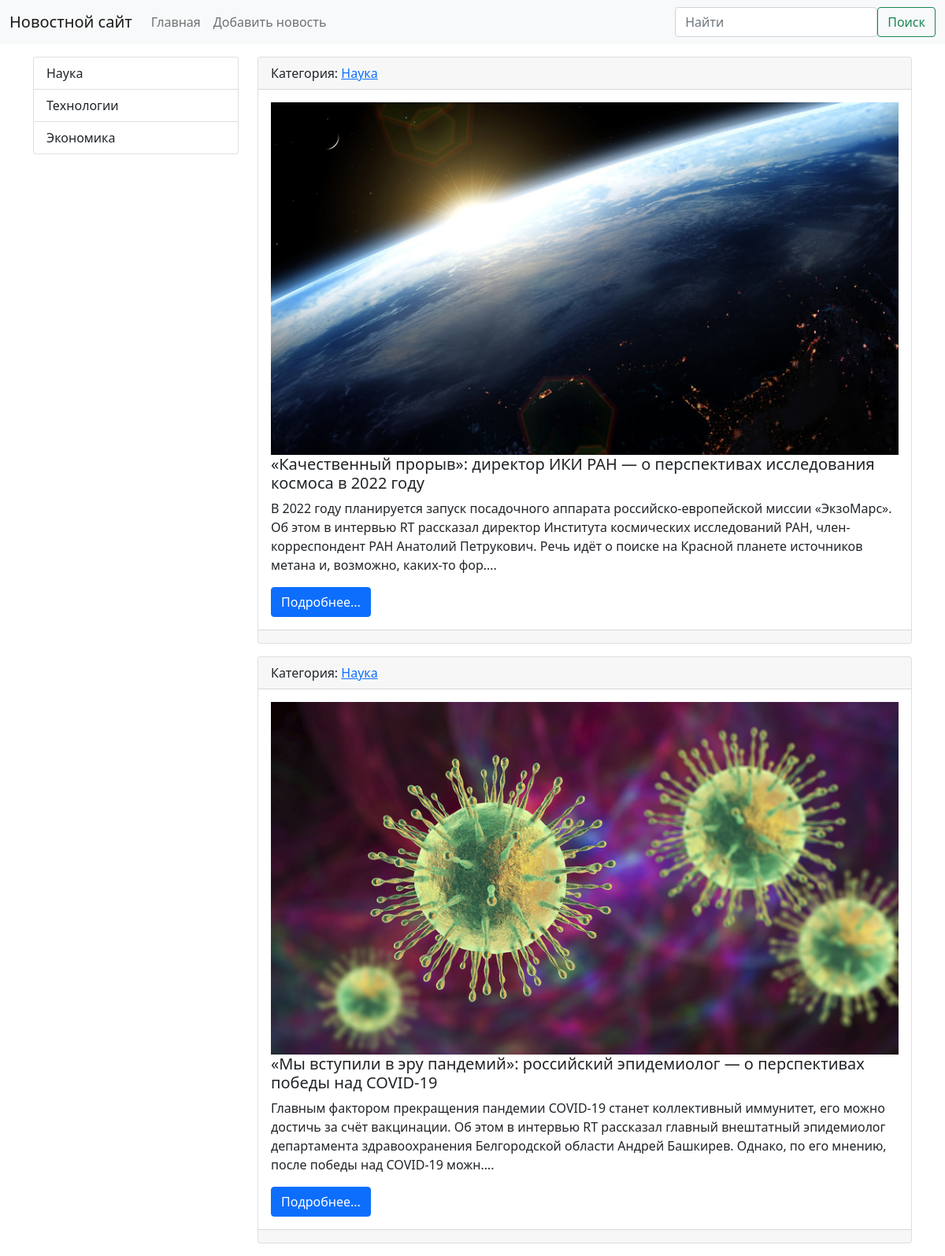
Screenshot of /category/3/ with the database file from the repository.
### news/models.py (models this page shows, shortened)
class Category(models.Model):
    title = models.CharField(max_length=150, db_index=True, verbose_name='Наименование категории')
    objects = models.Manager()
    def get_absolute_url(self):
        return reverse('category', kwargs={"category_id": self.pk})
    def __str__(self):
        return self.title
    class Meta:
        verbose_name = 'Категория'
        verbose_name_plural = 'Категории'
        ordering = ['title']

class News(models.Model):
    title = models.CharField(max_length=150, verbose_name='Наименование')
    content = models.TextField(blank=True, verbose_name='Контент')
    created_ad = models.DateTimeField(auto_now_add=True, verbose_name='Даты публикации')
    updated_ad = models.DateTimeField(auto_now=True, verbose_name='Дата обновления')
    photo = models.ImageField(upload_to='photo/%Y/%m/%d', verbose_name='Фото', blank=True)
    is_published = models.BooleanField(default=True, verbose_name='Опубликовано')
    category = models.ForeignKey('Category', on_delete=models.PROTECT, null=True, verbose_name='Категория')
    objects = models.Manager()
    class Meta:
        verbose_name = 'Новость'
        verbose_name_plural = 'Новости'
        ordering = ['-created_ad']

### news/views.py (the view)
# urls.py: path('category/<int:category_id>/', get_category, name='category'),
def get_category(request, category_id):
        news = News.objects.filter(category_id=category_id)
        category = Category.objects.get(pk=category_id)
        return render(request, 'category.html', {'news': news, 'category': category})

### news/templatetags/news_tags.py (called while the page is built)
@register.inclusion_tag('list_categories.html')
def show_categories(arg1='Hello', arg2='world'):
    categories = Category.objects.all()
    return {"categories": categories, "arg1": arg1, "arg2": arg2}

### news/templates/category.html (shortened to what this page needs)
{% extends 'base.html' %}
{% block sidebar %}
{% include 'sidebar.html' %}
{% endblock %}
{% block content %}
{% for item in news %}
<div class="card mb-3">
    <div class="card-header">
        Категория: <a href=" {% url 'category' item.category.pk %}">{{ item.category }}</a>
    </div>
    <div class="card-body">
        <div class="media">
            {% if item.photo %}
            <img src="{{ item.photo.url }}" alt="" width="100%" class="mr-3">
            {% endif %}
            <div class="media-body">
                <h5 class="card-title">{{ item.title }}</h5>
                <p class="card-text">{{ item.content|truncatechars:300 }}.</p>
                <a href="{% url 'news_page' %}" class="btn btn-primary">Подробнее...</a>
            </div>
        </div>
    </div>
    <div class="card-footer text-muted">
    </div>
</div>
{% endfor %}
{% endblock %}

### news/templates/list_categories.html
<div class="list-group">
    {% for item in categories %}
    <a href="{{ item.get_absolute_url }}" class="list-group-item list-group-item-action">{{ item.title }}</a>
    {% endfor %}
</div>

### rows the page displays
Category: title "Наука"
Category: title "Технологии"
Category: title "Экономика"
News: category "Наука", photo (picture), title "«Качественный прорыв»: директор ИКИ РАН — о перспективах исследования космоса в 2022 году", content "В 2022 году планируется запуск посадочного аппарата российско-европейской миссии «ЭкзоМарс». Об этом в интервью RT рассказал директор Института космических исследований РАН, член-корреспондент РАН Анатолий Петрукович. Речь идёт о поиске на Красной планете источников метана и, возможно, каких-то фор…"
News: category "Наука", photo (picture), title "«Мы вступили в эру пандемий»: российский эпидемиолог — о перспективах победы над COVID-19", content "Главным фактором прекращения пандемии COVID-19 станет коллективный иммунитет, его можно достичь за счёт вакцинации. Об этом в интервью RT рассказал главный внештатный эпидемиолог департамента здравоохранения Белгородской области Андрей Башкирев. Однако, по его мнению, после победы над COVID-19 можн…"
